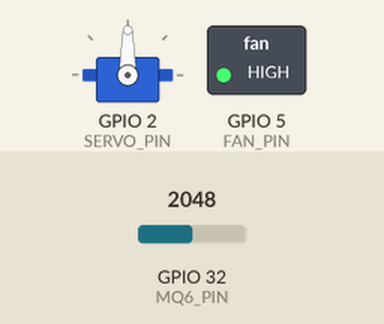
Recording of a sketch running on a simulated ESP32. Parts: servo, switched loads named in the sketch (green lamp = pin HIGH). The test bench sets the inputs (shaded band); at power-on: GPIO 32 (MQ6_PIN) = 2048. WiFi joins after 1.5 s; servers stay silent unless stated; no MQTT or app messages arrive unless stated; what the sketch prints to the serial monitor is not drawn.

Above: at 2.7 s.
2.8 s: GPIO 32 (MQ6_PIN) set to 326
7.7 s: GPIO 32 (MQ6_PIN) set to 288
At 12.4 s:
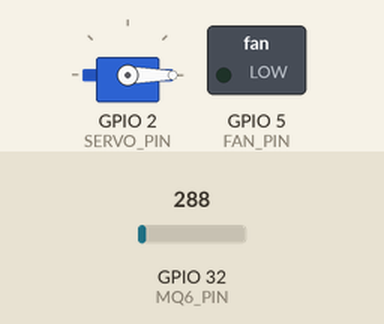
23.1 s: GPIO 32 (MQ6_PIN) set to 491
At 27.4 s:
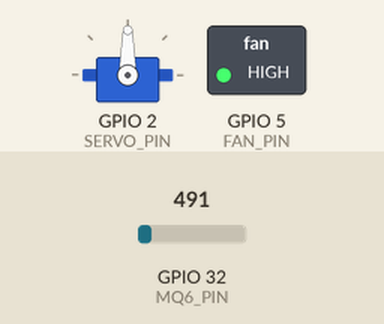
28.2 s: GPIO 32 (MQ6_PIN) set to 260
At 32.8 s:
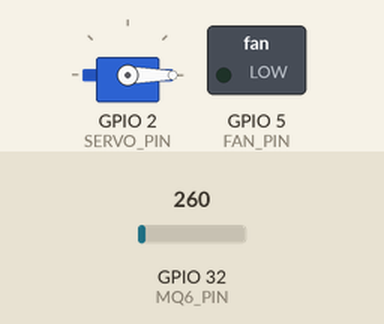
Timing chart, 0 to 34.2 s (numbered marks = the images above; inputs shaded):
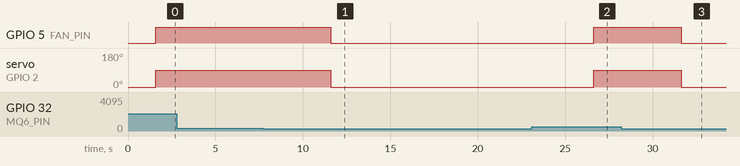

The sketch:

module5.ino
```cpp
#include "secrets.h"
#include <WiFiClientSecure.h>
#include <PubSubClient.h>
#include "WiFi.h"
#include <Servo.h>

// Servo pin definition
#define SERVO_PIN 2  // Servo connected to GPIO 2
#define FAN_PIN 5    // Fan connected to GPIO 5

// MQ6 gas sensor pin definition
#define MQ6_PIN 32  // MQ6 connected to analog pin 32

// Threshold for gas detection (adjust based on your requirements)
#define GAS_THRESHOLD 300

// The MQTT topics that this device should publish/subscribe
#define AWS_IOT_PUBLISH_TOPIC   "mykitchen/gas"
#define AWS_IOT_SUBSCRIBE_TOPIC "mykitchen/gas"

// Set up WiFiClientSecure and PubSubClient
WiFiClientSecure net = WiFiClientSecure();
PubSubClient client(net);

// Servo motor instance
Servo windowServo;

void connectWiFi() {
  Serial.println("Connecting to Wi-Fi...");
  WiFi.begin(WIFI_SSID, WIFI_PASSWORD);

  // Try to connect to Wi-Fi
  while (WiFi.status() != WL_CONNECTED) {
    delay(500);
    Serial.print(".");
  }

  // WiFi connected
  Serial.println("\nConnected to Wi-Fi!");
}

void connectAWS() {
  // Ensure we're connected to Wi-Fi first
  if (WiFi.status() != WL_CONNECTED) {
    connectWiFi();
  }

  // Configure WiFiClientSecure to use the AWS IoT device credentials
  net.setCACert(AWS_CERT_CA);
  net.setCertificate(AWS_CERT_CRT);
  net.setPrivateKey(AWS_CERT_PRIVATE);

  client.setServer(AWS_IOT_ENDPOINT, 8883);  // Set AWS IoT as the server
  client.setCallback(messageHandler);

  Serial.print("Connecting to AWS IoT...");

  while (!client.connected()) {
    if (client.connect(THINGNAME)) {
      Serial.println("AWS IoT Connected!");
      client.subscribe(AWS_IOT_SUBSCRIBE_TOPIC);  // Subscribe to the topic
    } else {
      Serial.print("AWS IoT Connection failed, client state: ");
      Serial.print(client.state());
      delay(2000);  // Wait for 2 seconds before retrying
    }
  }
}

void messageHandler(char* topic, byte* payload, unsigned int length) {
  Serial.print("Message arrived [");
  Serial.print(topic);
  Serial.print("] ");
  for (int i = 0; i < length; i++) {
    Serial.print((char)payload[i]);
  }
  Serial.println();
}

void publishToAWS(String gasStatus, int gasLevel) {
  String message = "{\"status\":\"" + gasStatus + "\",\"gasLevel\":\"" + String(gasLevel) + "\"}";
  client.publish(AWS_IOT_PUBLISH_TOPIC, message.c_str());
}

void setup() {
  Serial.begin(9600);

  // Initialize WiFi and AWS IoT connection
  connectWiFi();
  connectAWS();

  // Initialize servo motor
  windowServo.attach(SERVO_PIN);
  windowServo.write(0);  // Initially keep the window closed

  // Initialize fan pin
  pinMode(FAN_PIN, OUTPUT);
  digitalWrite(FAN_PIN, LOW);  // Initially turn off the fan
}

void loop() {
  int gasValue = analogRead(MQ6_PIN);  // Read the value from the MQ6 gas sensor
  Serial.print("Gas value: ");
  Serial.println(gasValue);

  if (gasValue > GAS_THRESHOLD) {
    // Gas detected, activate safety mechanisms
    Serial.println("Gas leak detected! Opening window and turning on fan.");
    windowServo.write(90);  // Open the window
    digitalWrite(FAN_PIN, HIGH);  // Turn on the fan
    publishToAWS("Gas Detected", gasValue);
  } else {
    // No gas detected, deactivate safety mechanisms
    Serial.println("Gas levels are safe. Closing window and turning off fan.");
    windowServo.write(0);  // Close the window
    digitalWrite(FAN_PIN, LOW);  // Turn off the fan
    publishToAWS("Gas Cleared", gasValue);
  }

  client.loop();  // Keep MQTT connection alive
  delay(5000);  // Check every 5 seconds
}
```

secrets.h
```cpp
#include <pgmspace.h>

#define SECRET

// THINNAME (created on AWS IoT Core) here... It will be the CLIENTID
#define THINGNAME ""

// SSID and Password of your wifi network
const char WIFI_SSID[] = "";
const char WIFI_PASSWORD[] = "";

// IOT ENDPOINT (created on AWS IOT Core) here... like it: xxxxxxxxxxx-ats.iot.us-east-1.amazonws.com
const char AWS_IOT_ENDPOINT[] = "";

// Amazon Root CA 1 - https://www.amazontrust.com/repository/AmazonRootCA1.pem
static const char AWS_CERT_CA[] PROGMEM = R"EOF(
-----BEGIN CERTIFICATE-----
-----END CERTIFICATE-----
)EOF";

// Device Certificate - Present in kit - name like this: THINGNAME.cert.pem
static const char AWS_CERT_CRT[] PROGMEM = R"KEY(
-----BEGIN CERTIFICATE-----
-----END CERTIFICATE-----
)KEY";

// Device Private Key - Present in kit - name like this: THINGNAME.private.key
static const char AWS_CERT_PRIVATE[] PROGMEM = R"KEY(
-----BEGIN RSA PRIVATE KEY-----
-----END RSA PRIVATE KEY-----
)KEY";
```

Measured:
- the behaviour switches between 301 and 300 on GPIO 32 (MQ6_PIN) (found by bisection; images 0 and 1)
- after the input at 2.8 s, every drawn part: stays the same
- after the input at 7.7 s, GPIO 5 (FAN_PIN): HIGH → LOW after 3.9 s; servo on GPIO 2 (SERVO_PIN): 90° → 0° after 3.9 s
- after the input at 23.1 s, GPIO 5 (FAN_PIN): LOW → HIGH after 3.5 s; servo on GPIO 2 (SERVO_PIN): 0° → 90° after 3.5 s
- after the input at 28.2 s, GPIO 5 (FAN_PIN): HIGH → LOW after 3.4 s; servo on GPIO 2 (SERVO_PIN): 90° → 0° after 3.4 s
